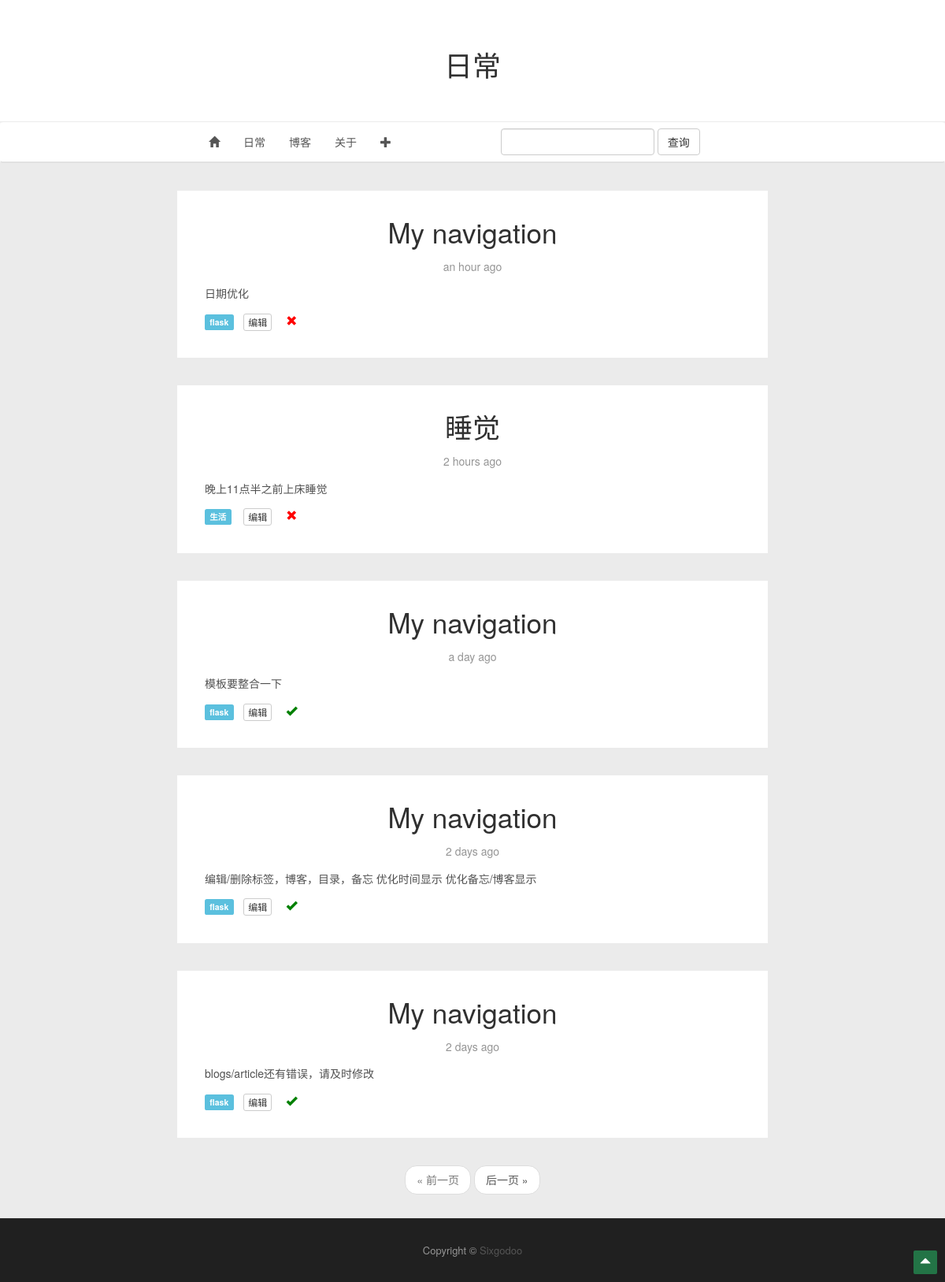
The app's page /daily with its own data.
### app/models.py (models this page shows, shortened)
class Item(db.Model):
	__tablename__ = 'items'
	id = db.Column(db.Integer, primary_key = True)
	name = db.Column(db.String, index = True)
	tag_id = db.Column(db.Integer, db.ForeignKey('tags.id'))
	timestamp = db.Column(db.DateTime,index=True,default=datetime.now)
	flags = db.Column(db.SmallInteger)								   # 16 bits integer, now 0 means not abandoned 2016.03.04 12:59:26
	text = db.Column(db.Text)

class Tag(db.Model):
	__tablename__ = 'tags'
	id = db.Column(db.Integer, primary_key = True)
	name = db.Column(db.String, unique = True)
	items = db.relationship('Item', backref = 'tag')

### app/main/views.py (the view)
@main.route('/daily',methods=['GET','POST'])
def daily():
	form = QueryItemForm()
	if form.validate_on_submit():
		items = Item.query.filter_by(name=form.item_name.data).order_by(Item.timestamp.desc()).all()
		return render_template('daily.html',items=items,form=form,categories = Category.query.all())
	page = request.args.get('page',1,type=int)
	pagination = Item.query.order_by(Item.timestamp.desc()).paginate(page,per_page=current_app.config['FLASKY_POSTS_PER_PAGE'],error_out=False)
	items = pagination.items
	return render_template('daily.html',title=u"日常",items=items,form=form,pagination=pagination,categories = Category.query.all())

### app/main/forms.py
class QueryItemForm(Form):
	item_name = StringField('',\
		validators=[Required()])
	submit = SubmitField(u'查询')

### app/templates/daily.html (shortened to what this page needs)
{% extends "new_base.html" %}
{% import "bootstrap/wtf.html" as wtf %}
{%block nav%}
<li role="presentation"><a href={{url_for('main.daily')}}>日常</a></li>
<li role="presentation"><a href={{url_for('main.category',cat_id=0)}}>博客</a></li>
<li role="presentation"><a href={{url_for('main.about')}}>关于</a></li>
<li role="presentation" class="dropdown">
	<a class="dropdown-toggle" data-toggle="dropdown" role="button" aria-haspopup="true" aria-expanded="false"><span class="glyphicon glyphicon-plus" aria-hidden="true"></span></a>
</li>
<li>
	<div class="form-inline" style="padding-top:8px;padding-left:120px;">
	{{wtf.quick_form(form)}}
	</div>
</li>
{%endblock%}
{% block content %}
	{% if items %}
	{% for item in items %}
	<section class="content-wrap">
		<div class="container">
			<div class="row">
				<main class="col-md-8 col-md-offset-2 main-content">
					<article id="2" class="post tag-https">
						<header class="post-head">
							<a href={{url_for('main.item',item_id=item.id)}}><h1 class="post-title">{{ item.name }}</h1></a>
							<section class="post-meta">
							<p>{{ moment(item.timestamp).fromNow(refresh=True) }}</p>
							</section>
						</header>
						<div style="padding-bottom:10px;">
							<p>{{ item.text }}</p>
				   			<div class="row">
    							<div class="col-sm-1">
									<a href={{url_for('main.tag',tag_id=item.tag.id)}}><p><span class="label label-info">{{ item.tag.name }}</span></p></div>
								<div class="col-sm-1" style="padding-left:5px;">
									<a href={{url_for('main.edit_item',item_id=item.id)}} class="btn btn-default btn-xs" role="button">编辑</a>
								</div>
								<div class="col-sm-1" style="padding-left:0;">
									{% if item.flags %}
									<span class="glyphicon glyphicon-ok" aria-hidden="true" style="color:green"></span>
									{% else %}
									<span class="glyphicon glyphicon-remove" aria-hidden="true" style="color:red"></span>
									{% endif %}
								</div>
							</div>
						</div>
					</article>
				</main>
			</div>
		</div>
	</section>
	{% endfor %}
	{% if pagination %}
	<div class="pagination my-page-my">
		{{macros.pagination_widget(pagination,'main.daily')}}
	</div>
	{% endif %}
	{% endif %}
{% endblock %}

### app/static/new_base.css (style rules this page uses)
body { color:#505050; line-height:1.75em; background:#ebebeb; position:relative; font-family:"Helvetica Neue", Helvetica, Arial, "Hiragino Sans GB", "Hiragino Sans GB W3", "WenQuanYi Micro Hei", "Microsoft YaHei UI", "Microsoft YaHei", sans-serif; }
.post { padding:35px; padding-bottom:15px; background:#ffffff; margin-bottom:35px; position:relative; overflow:hidden; }
.post .post-head { text-align:center; }
.post .post-head .post-title { margin:0; font-size:2.5em; line-height:1em; }
.post .post-head .post-meta { color:#959595; margin:14px 0 0px; }
h1,h2,h3,h4,h5,h6 { font-weight:400; color:#303030; }
a { color:#555; }

### app/templates/base.html (style rules this page uses)
article, aside, details, figcaption, figure, footer, header, hgroup, menu, nav, section { display: block; }

### app/templates/new_base.html (style rules this page uses)
.my-page-my { margin-top:-20px; margin-bottom:30px; display:block; }

### records on screen
Item: name "My navigation", timestamp "an hour ago", text "日期优化", tag.name "flask", flags 0 (drawn)
Item: name "睡觉", timestamp "2 hours ago", text "晚上11点半之前上床睡觉", tag.name "生活", flags 0 (drawn)
Item: name "My navigation", timestamp "a day ago", text "模板要整合一下", tag.name "flask", flags 1 (drawn)
Item: name "My navigation", timestamp "2 days ago", text "编辑/删除标签，博客，目录，备忘 优化时间显示 优化备忘/博客显示", tag.name "flask", flags 1 (drawn)
Item: name "My navigation", timestamp "2 days ago", text "blogs/article还有错误，请及时修改", tag.name "flask", flags 1 (drawn)

### other values on screen
{{ title }} "日常"
